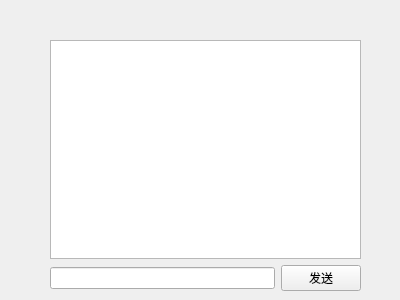
<?xml version="1.0" encoding="UTF-8"?>
<ui version="4.0">
 <class>Chat</class>
 <widget class="QWidget" name="Chat">
  <property name="geometry">
   <rect>
    <x>0</x>
    <y>0</y>
    <width>400</width>
    <height>300</height>
   </rect>
  </property>
  <property name="windowTitle">
   <string>Form</string>
  </property>
  <widget class="QWidget" name="">
   <property name="geometry">
    <rect>
     <x>50</x>
     <y>40</y>
     <width>311</width>
     <height>251</height>
    </rect>
   </property>
   <layout class="QVBoxLayout" name="verticalLayout">
    <item>
     <widget class="QTextEdit" name="show_TE">
      <property name="readOnly">
       <bool>true</bool>
      </property>
     </widget>
    </item>
    <item>
     <layout class="QHBoxLayout" name="horizontalLayout">
      <item>
       <widget class="QLineEdit" name="input_LE"/>
      </item>
      <item>
       <widget class="QPushButton" name="send_PB">
        <property name="text">
         <string>发送</string>
        </property>
       </widget>
      </item>
     </layout>
    </item>
   </layout>
  </widget>
 </widget>
 <resources/>
 <connections/>
</ui>
